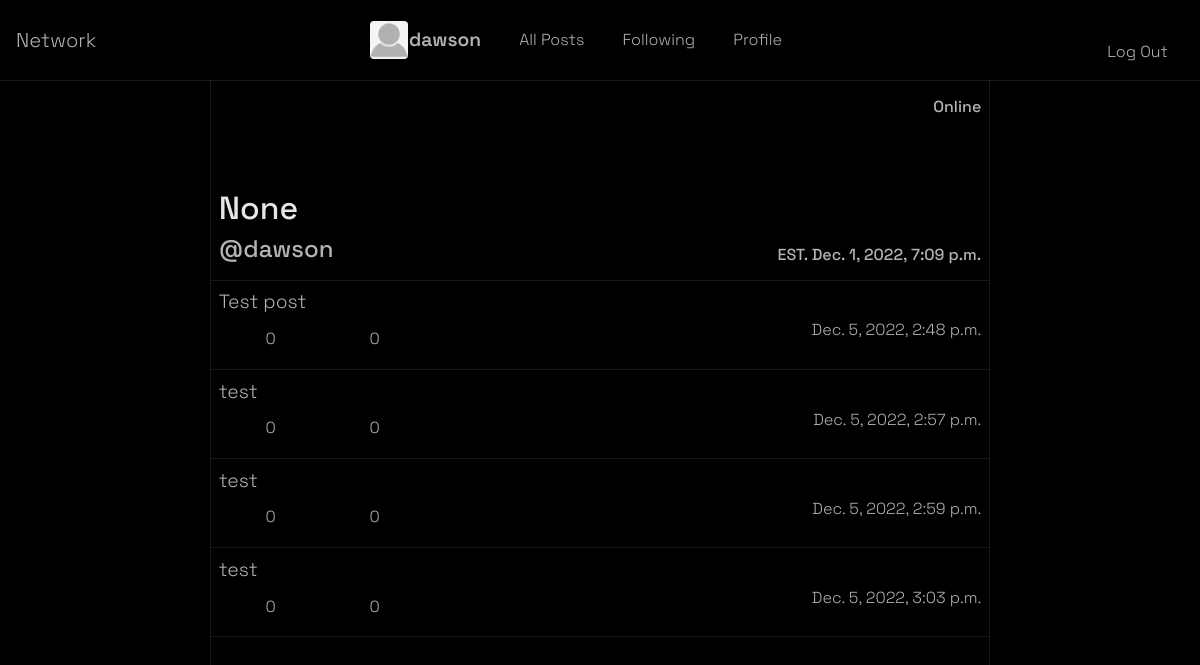
The app's page /profile/dawson (signed in), older data.
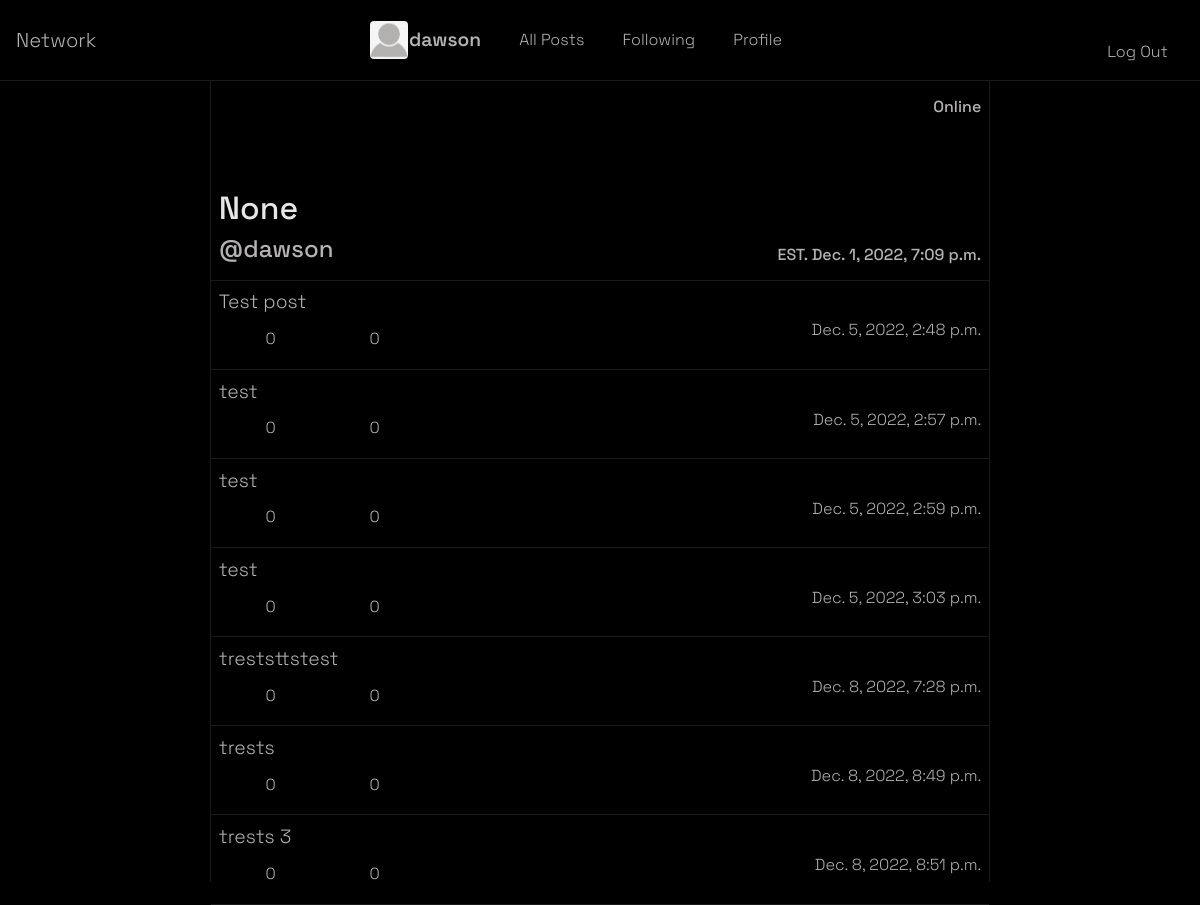
The same page, newer data.
### network/models.py (models this page shows, shortened)
class Post(models.Model):
    username = models.CharField(
        default='None', max_length=24, null=True, blank=True)
    caption = models.TextField(default="")
    image = models.ImageField(
        upload_to="network/static/images/", default=False, blank=True, null=True)
    timestamp = models.DateTimeField(auto_now_add=True)
    totalLikes = models.IntegerField(default=0)
    totalComments = models.IntegerField(default=0)

### network/views.py (the view)
# urls.py: path("profile/<str:username>", views.profile, name="profile"),
def profile(request, username):
    userPosts = Post.objects.filter(username=username).all().values()
    userInfo = User.objects.filter(username=username).values()
    return render(request, "network/profile.html", {
        'postForm': PostForm,
        'userPosts': userPosts,
        'userInfo': userInfo[0]
    })

### network/templates/network/profile.html (shortened to what this page needs)
{% extends "network/layout.html" %}
{% block body %}
<div id='profile-body'>
    <div id='profile-user-info'>
        <div id='header'>
            <div id='user-header-left'>
                <box-icon name='user-circle' size='100px' color='white'></box-icon>
                <h2 style='color: rgb(230, 230, 230)'>{{ userInfo.name }}</h2>
                <h4 >@{{ userInfo.username }}</h4>
            </div>
            <div id='user-header-right'>
                {% if userInfo.is_active  %}
                    <h6>Online</h6>
                {% else %}
                    <h6>Offline</h6>
                {% endif %}
                <h6> EST. {{ userInfo.date_joined }}</h6>
            </div>
        </div>
    <div id='user-posts'>
        {% for post in userPosts %}
        <div class='profile-single-post'>
            <div class='profile-sp-left'>
                <div class='profile-sp-caption'>
                    {{ post.caption }}
                </div>
                <div class='interactions'>
                    <form class='interaction-form' method='POST'>
                        <div class='interaction-form'>
                            <button type='submit' class='like interaction-button' name='{{ post.id }}'><box-icon color='white' size='sm' name='like' class='interaction-icons'></box-icon></button>
                            <p>{{ post.totalLikes }}</p>
                        </div>
                        <div class='interaction-form'>
                            <button type='submit' class='dislike interaction-button' name='{{ post.id }}'><box-icon color='white' size='sm' name='dislike' class='interaction-icons'></box-icon></button>
                            <button type='submit' class='comment interaction-button' name='{{ post.id }}'><box-icon color='white' size='sm' name='comment' class='interaction-icons'></box-icon></button>
                            <p>{{ post.totalComments }}</p>
                        </div>
                    </form>
                </div>
            </div>
            <div class='profile-sp-right'>
                <div class='edit-post'>
                    <button type="button" id='edit-post-button' class="btn btn-dark" data-toggle="modal" data-target="#modalBackdrop" data-whatever="@getbootstrap">
                        <box-icon animation='none' id='newPostSvg' name='plus-circle' size='30px' color="rgb(230, 230, 230)"></box-icon></button>
                </div>
                {{ post.timestamp }}
            </div>
        </div>
        {% endfor %}
    </div>
</div>
</div>
{% endblock %}

Row changes from the older to the newer data that the page shows:
added Post: caption "treststtstest", totalLikes "0", totalComments "0", timestamp "Dec. 8, 2022, 7:28 p.m."
added Post: caption "trests", totalLikes "0", totalComments "0", timestamp "Dec. 8, 2022, 8:49 p.m."
added Post: caption "trests 3", totalLikes "0", totalComments "0", timestamp "Dec. 8, 2022, 8:51 p.m."
